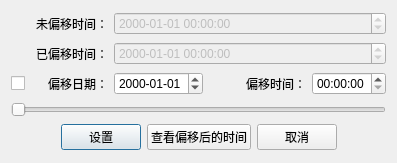
<?xml version="1.0" encoding="UTF-8"?>
<ui version="4.0">
 <class>WTimeOffset</class>
 <widget class="QDialog" name="WTimeOffset">
  <property name="geometry">
   <rect>
    <x>0</x>
    <y>0</y>
    <width>397</width>
    <height>163</height>
   </rect>
  </property>
  <property name="windowTitle">
   <string>Dialog</string>
  </property>
  <layout class="QGridLayout" name="gridLayout">
   <item row="3" column="1">
    <widget class="QLabel" name="label_2">
     <property name="text">
      <string>偏移日期：</string>
     </property>
     <property name="alignment">
      <set>Qt::AlignRight|Qt::AlignTrailing|Qt::AlignVCenter</set>
     </property>
    </widget>
   </item>
   <item row="3" column="4">
    <widget class="QLabel" name="label_4">
     <property name="text">
      <string>偏移时间：</string>
     </property>
    </widget>
   </item>
   <item row="3" column="5">
    <widget class="QTimeEdit" name="timeEdit">
     <property name="displayFormat">
      <string>HH:mm:ss</string>
     </property>
    </widget>
   </item>
   <item row="3" column="2">
    <widget class="QDateEdit" name="dateEdit">
     <property name="displayFormat">
      <string>yyyy-MM-dd</string>
     </property>
    </widget>
   </item>
   <item row="3" column="0">
    <widget class="QCheckBox" name="checkBox">
     <property name="text">
      <string/>
     </property>
    </widget>
   </item>
   <item row="5" column="0" colspan="6">
    <widget class="QSlider" name="horizontalSlider">
     <property name="orientation">
      <enum>Qt::Horizontal</enum>
     </property>
    </widget>
   </item>
   <item row="6" column="0" colspan="6">
    <layout class="QHBoxLayout" name="horizontalLayout">
     <item>
      <spacer name="horizontalSpacer">
       <property name="orientation">
        <enum>Qt::Horizontal</enum>
       </property>
       <property name="sizeHint" stdset="0">
        <size>
         <width>40</width>
         <height>20</height>
        </size>
       </property>
      </spacer>
     </item>
     <item>
      <widget class="QPushButton" name="pushButton_2">
       <property name="text">
        <string>设置</string>
       </property>
      </widget>
     </item>
     <item>
      <widget class="QPushButton" name="pushButton">
       <property name="text">
        <string>查看偏移后的时间</string>
       </property>
      </widget>
     </item>
     <item>
      <widget class="QPushButton" name="pushButton_3">
       <property name="text">
        <string>取消</string>
       </property>
      </widget>
     </item>
     <item>
      <spacer name="horizontalSpacer_2">
       <property name="orientation">
        <enum>Qt::Horizontal</enum>
       </property>
       <property name="sizeHint" stdset="0">
        <size>
         <width>40</width>
         <height>20</height>
        </size>
       </property>
      </spacer>
     </item>
    </layout>
   </item>
   <item row="2" column="2" colspan="4">
    <widget class="QDateTimeEdit" name="dateTimeEdit_2">
     <property name="enabled">
      <bool>false</bool>
     </property>
     <property name="displayFormat">
      <string>yyyy-MM-dd HH:mm:ss</string>
     </property>
    </widget>
   </item>
   <item row="0" column="2" colspan="4">
    <widget class="QDateTimeEdit" name="dateTimeEdit">
     <property name="enabled">
      <bool>false</bool>
     </property>
     <property name="displayFormat">
      <string>yyyy-MM-dd HH:mm:ss</string>
     </property>
    </widget>
   </item>
   <item row="0" column="0" colspan="2">
    <widget class="QLabel" name="label">
     <property name="text">
      <string>未偏移时间：</string>
     </property>
     <property name="alignment">
      <set>Qt::AlignRight|Qt::AlignTrailing|Qt::AlignVCenter</set>
     </property>
    </widget>
   </item>
   <item row="2" column="0" colspan="2">
    <widget class="QLabel" name="label_3">
     <property name="text">
      <string>已偏移时间：</string>
     </property>
     <property name="alignment">
      <set>Qt::AlignRight|Qt::AlignTrailing|Qt::AlignVCenter</set>
     </property>
    </widget>
   </item>
  </layout>
 </widget>
 <resources/>
 <connections/>
</ui>
